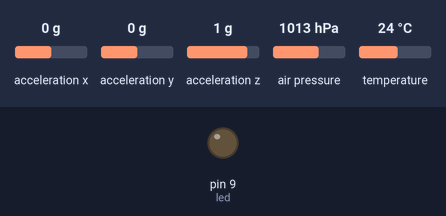
Bench run of a sketch on a simulated Arduino Uno, built with avr-gcc and run on an emulated ATmega328P. Shown: output pins drawn as LEDs (lit = HIGH). The inputs (shaded band) are chosen by the test bench; at power-on: acceleration x 0 g, acceleration y 0 g, acceleration z 1 g, air pressure 1013 hPa, temperature 24 °C. Storage starts empty; what the sketch prints to the serial monitor is not drawn.

Above: at 1.2 s.
At 3.3 s:
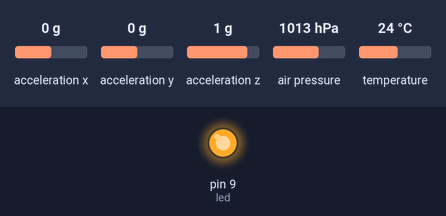
Timing chart, 0 to 8.1 s (numbered marks = the images above):
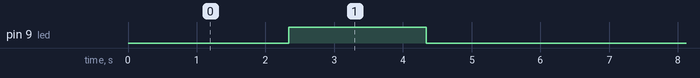

The sketch:

HAB_old.ino
```cpp
#include <SD.h>
#include <Wire.h>
#include <SPI.h>
#include <Adafruit_Sensor.h>
#include <Adafruit_ADXL345_U.h>
#include <Adafruit_BMP183.h>


/*
SD card commmunications pins:
CS - pin 10 uno 53 mega
DI - pin 11 uno 51 mega
DO - pin 12 uno 50 mega
CLK- pin 13 uno 52 mega
*/
File dataFile;


/*ADXL345commmunications pins:
A5 - SCL
A4 - SDA
*/


Adafruit_ADXL345_Unified accel = Adafruit_ADXL345_Unified(12345);


#define BMP183_SCK  8//BMP183 commmunications pins: was CLK
#define BMP183_SDO  7
#define BMP183_SDI  6
#define BMP183_CS   5
Adafruit_BMP183 bmp = Adafruit_BMP183(BMP183_SCK, BMP183_SDO, BMP183_SDI, BMP183_CS);


/*Blink-LED commmunications pins:
Anode - pin 9
*/
int led=9;


long seconds = millis()/1000;


void setup()


{


  Serial.begin(9600); //start serial communication at 9600


Serial.println("Initializing the SD card...");
if (!SD.begin(53)) // if statement to test for SD initialization
{
  Serial.println("SD Initialization failed!!!");
  return;
}
Serial.println("SD Initialization compleate");
Serial.println("");


Serial.println("Initializing Accelerometer...");
if(!accel.begin())
{
  Serial.println("No Accelerometer detected!!!");
  return;
}
 /* Set the range to whatever is appropriate for your project */
  accel.setRange(ADXL345_RANGE_16_G);
  // displaySetRange(ADXL345_RANGE_8_G);
  // displaySetRange(ADXL345_RANGE_4_G);
  // displaySetRange(ADXL345_RANGE_2_G);

  Serial.println("Accelerometer detected");
 Serial.println("");


 Serial.println("Initializing Pressure/Temperature Sensor...");
 if(!bmp.begin())
  {
    Serial.println("No BMP183 detected ... Check your wiring!!!");
    return;
  }
  Serial.println("Pressure/Temperature Sensor detected ");
  Serial.println("");
  Serial.println("");

  pinMode(led, OUTPUT);


}


void loop()
{
dataFile = SD.open("HawkData.csv", FILE_WRITE); //open the file to write to it


if (dataFile)
{

   /* Get a new sensor event */
  sensors_event_t event;
  accel.getEvent(&event);
  /* Display the results (acceleration is measured in m/s^2) */
  Serial.print("X: "); Serial.print(event.acceleration.x); Serial.print("  ");
  Serial.print("Y: "); Serial.print(event.acceleration.y); Serial.print("  ");
  Serial.print("Z: "); Serial.print(event.acceleration.z); Serial.print("  ");Serial.println("m/s^2 ");


   /* Display atmospheric pressue in Pascals */
    float pressure;
    pressure = bmp.getPressure();
    Serial.print("Pressure:    ");
    Serial.print(pressure);
    Serial.print(" Pascals / ");
    Serial.print(bmp.getPressure() / 100);
    Serial.println(" millibar (hPa)");


    /* First we get the current temperature from the BMP085 */
    float temperature;
    temperature = bmp.getTemperature();
    Serial.print("Temperature: ");
    Serial.print(temperature);
    Serial.println(" F");

    /* Calculating altitude with reasonable accuracy requires pressure    *
     * sea level pressure for your position at the moment the data is     *
     * converted. If you don't have these values, a 'generic' value of    *
     * 1013.25 mbar can be used (defined as SENSORS_PRESSURE_SEALEVELHPA  *
     * in sensors.h), but this isn't ideal and will give variable         *
     * results from one day to the next.                                  *
     *                                                                    *
     * You can usually find the current SLP value by looking at weather   *
     * websites or from environmental information centers near any major  *
     * airport.                                                           *
     *                                                                    *
     * For example, for Paris, France you can check the current mean      *
     * pressure and sea level at: http://bit.ly/16Au8ol                   */


    /* Then convert the atmospheric pressure, SLP and temp to altitude    */
    /* Update this next line with the current SLP for better results      */
    float seaLevelPressure = SENSORS_PRESSURE_SEALEVELHPA; // should be ~1000
    Serial.print("Sea level pressure: ");
    Serial.print(SENSORS_PRESSURE_SEALEVELHPA);
    Serial.println(" millibar/hPa");

    float altitude;
    altitude = bmp.getAltitude(seaLevelPressure);
    Serial.print("Altitude:    ");
    Serial.print(altitude);
    Serial.println(" m");
    Serial.println("");


String dataString = String(event.acceleration.x)+ ", " + String(event.acceleration.y)+ ", " + String(event.acceleration.z);
dataFile.print(millis()/1000);
dataFile.print(",");
dataFile.print(dataString);
dataFile.print(",");
dataFile.print(pressure);
dataFile.print(",");
dataFile.print(temperature*1.8+32);
dataFile.print(",");
dataFile.println(altitude);


dataFile.close();
}
else
{
Serial.println("Error in opening file");
}
delay(2000);
digitalWrite (led, HIGH);
  delay(2000);
  digitalWrite (led, LOW);
  delay (2000);
}
```

Measured:
- by itself, pin 9 (led): alternates HIGH for 2.0 s and LOW for 4.1 s
